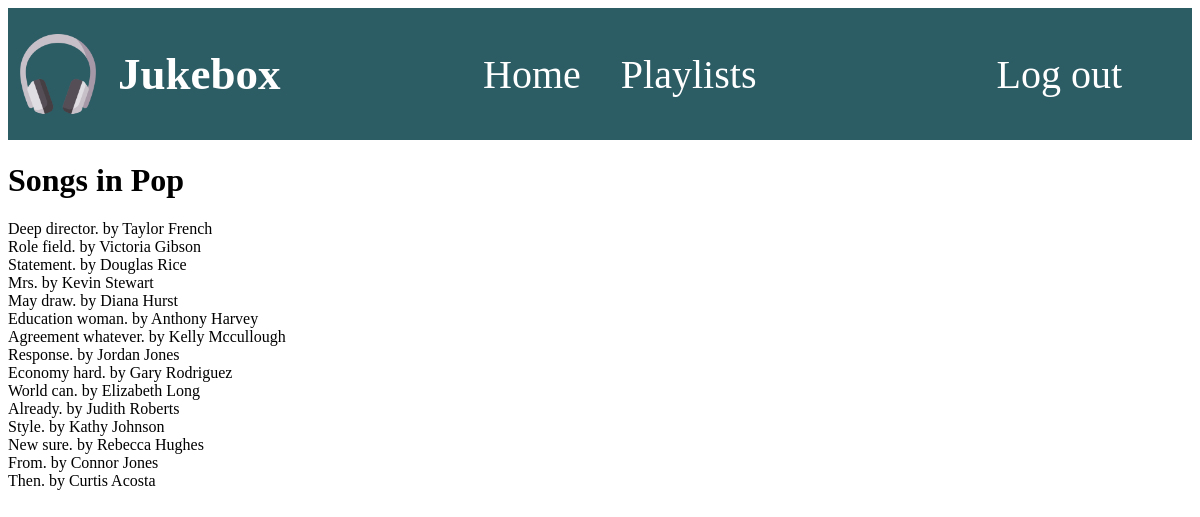
The page /app/genre/17/ on the database its author committed.
### app/models.py (models this page shows, shortened)
class Genre(models.Model):
    name = models.CharField(max_length=255)
    image = models.ImageField(null=True, blank=True)  # Add image field

class Song(models.Model):
    title = models.CharField(max_length=255)
    artist = models.CharField(max_length=255)
    genre = models.ForeignKey(Genre, on_delete=models.CASCADE)

### app/views.py (the view)
# urls.py: path('genre/<int:genre_id>/', views.genre_detail, name='genre_detail'),
def genre_detail(request, genre_id):
    genre = get_object_or_404(Genre, id=genre_id)
    songs = Song.objects.filter(genre=genre)
    return render(request, 'app/genre_detail.html', {'genre': genre, 'songs': songs})

### app/templates/app/genre_detail.html (shortened to what this page needs)
{% extends 'app/home.html' %}
{% block content %}
<div class="song_parent">
<h1>Songs in {{ genre.name }}</h1>
    {% for song in songs %}
        <div class="Song_box">
            {{ song.title }} by {{ song.artist }} <br>
        </div>
    {% empty %}
        No songs available in this genre.
    {% endfor %}
</div>
{% endblock %}

### rows shown on the page
Genre: name "Pop"
Song: title "Deep director.", artist "Taylor French"
Song: title "Role field.", artist "Victoria Gibson"
Song: title "Statement.", artist "Douglas Rice"
Song: title "Mrs.", artist "Kevin Stewart"
Song: title "May draw.", artist "Diana Hurst"
Song: title "Education woman.", artist "Anthony Harvey"
Song: title "Agreement whatever.", artist "Kelly Mccullough"
Song: title "Response.", artist "Jordan Jones"
Song: title "Economy hard.", artist "Gary Rodriguez"
Song: title "World can.", artist "Elizabeth Long"
Song: title "Already.", artist "Judith Roberts"
Song: title "Style.", artist "Kathy Johnson"
Song: title "New sure.", artist "Rebecca Hughes"
Song: title "From.", artist "Connor Jones"
Song: title "Then.", artist "Curtis Acosta"
